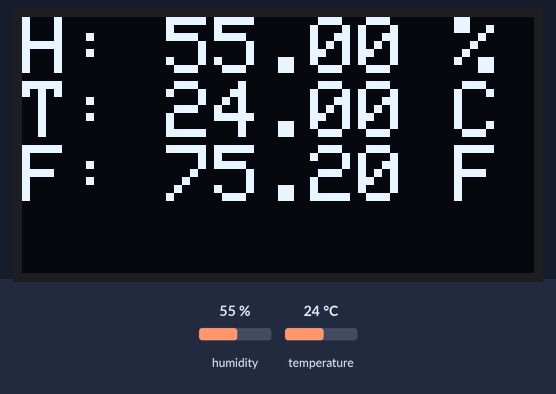
Recording of a sketch running on a simulated ESP32. Shown: 128×64 one-colour display. The test bench sets the inputs (shaded band); at power-on: humidity 55 %, temperature 24 °C.

Above: at 2.9 s.
3.0 s: humidity set to 22 %
At 4.4 s:
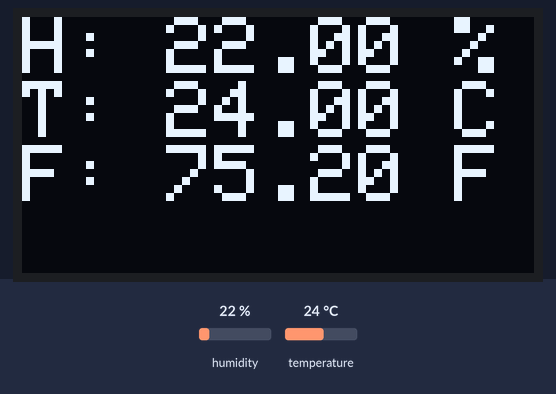
5.7 s: temperature set to 12 °C
At 6.6 s:
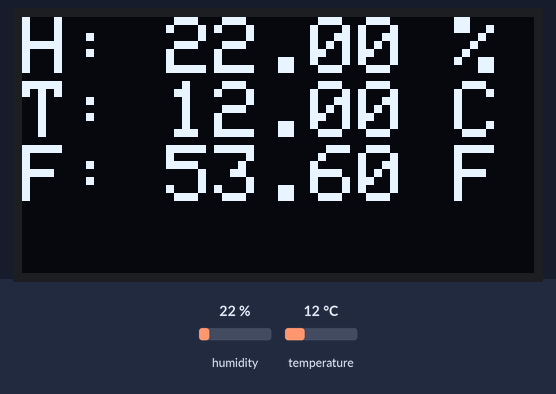
8.4 s: humidity set to 40 %
At 10.8 s:
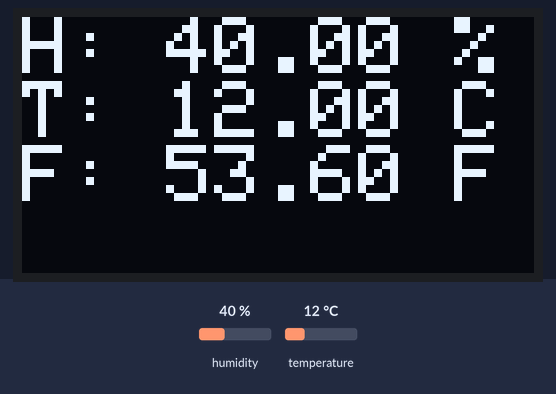
11.8 s: temperature set to 19 °C
At 12.9 s:
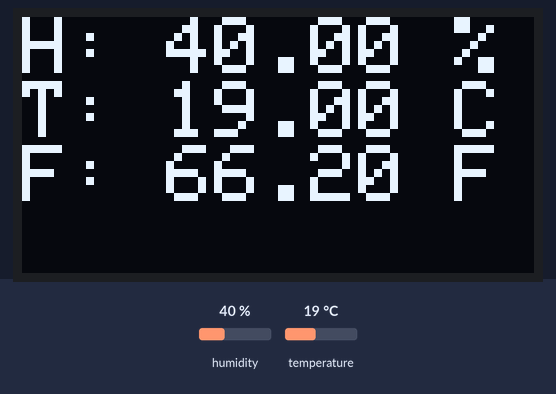
Timing chart, 0 to 14.8 s (numbered marks = the images above; inputs shaded):
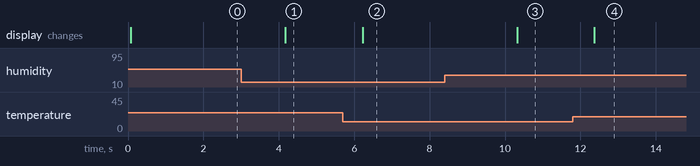

Measured:
- after the input at 3.0 s, the display: changes after 1.2 s (image 1)
- after the input at 5.7 s, the display: changes after 0.53 s (image 2)
- after the input at 8.4 s, the display: changes after 1.9 s (image 3)
- after the input at 11.8 s, the display: changes after 0.57 s (image 4)

The sketch:

14_Environment_Detection.ino
```cpp
/*
  Project name: 14_Environment_Detection
  Function: The OLED displays the value of temperature and humidity
  Author: keyestudio
  Hardware connection:
    - none
  Library:
    - Adafruit_SSD1306
    - Adafruit_GFX
  Cautions:
    - Before uploading test code, please correctly connect to the development board and port
    - Before uploading test code, the library must be imported
*/
#include <DHT.h>
#include <Adafruit_GFX.h>      // Core graphics library
#include <Adafruit_SSD1306.h>  // Hardware-specific library for SSD1306

//Define the XHT11 read data pin as IO27
#define xht11_Pin 27
// Creating SSD1306 display objects (using I2C interface)
#define SCREEN_WIDTH 128  // OLED display width, in pixels
#define SCREEN_HEIGHT 64  // OLED display height, in pixels

DHT dht(xht11_Pin, DHT11);

// Declare an SSD1306 display object
Adafruit_SSD1306 display(SCREEN_WIDTH, SCREEN_HEIGHT, &Wire, -1);

char str_T[10];
char str_F[10];
char str_H[10];


void setup() {
  // Initialize serial communication (optional, for debugging)
  Serial.begin(9600);
    //Initialize the XHT11 sensor
  dht.begin();

  // Initialize the display, 0x3C is the I2C address
  if (!display.begin(SSD1306_SWITCHCAPVCC, 0x3C)) {
    Serial.println(F("SSD1306 allocation failed"));
    for (;;)
      ;  // quit
  }
}

void loop() {
  // Reading  humidity
  float h = dht.readHumidity();
  // Read temperature as Celsius (the default)
  float t = dht.readTemperature();
  // Read temperature as Fahrenheit (isFahrenheit = true)
  float f = dht.readTemperature(true);

  // Check if any reads failed and exit early (to try again).
  if (isnan(h) || isnan(t) || isnan(f)) {
    Serial.println(F("Failed to read from DHT sensor!"));
    return;
  }
  //Convert the humidity value to a string and stores it in the str_H array
  dtostrf(h, 6, 2, str_H);
  //Convert the value of temperature Celsius to a string and stores it in the array str_T
  dtostrf(t, 6, 2, str_T);
  //Converts the temperature Fahrenheit to a string and stores it in the array str_F
  dtostrf(f, 6, 2, str_F);

  // Clear display buffer
  display.clearDisplay();
  // Set the text color to white
  display.setTextColor(SSD1306_WHITE);
  // Set the text size, 2 for larger
  display.setTextSize(2);
  // Set the start position of the text
  display.setCursor(0, 0);
  // The first line shows the value of humidity
  display.print("H:");
  display.print(str_H);
  display.println(" %");
  // The second line shows the value of temperature Celsius
  display.print("T:");
  display.print(str_T);
  display.println(" C");
  // The third line shows the value of temperature Fahrenheit
  display.print("F:");
  display.print(str_F);
  display.println(" F");
  // Update display content
  display.display();
  delay(2000);
}
```
